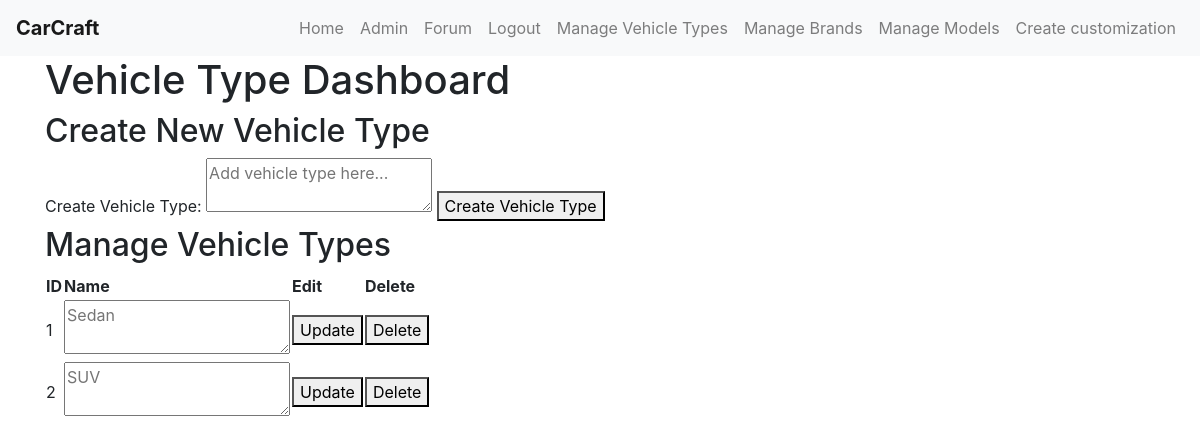
Before: /vehicle_type (signed in) with the older database file.
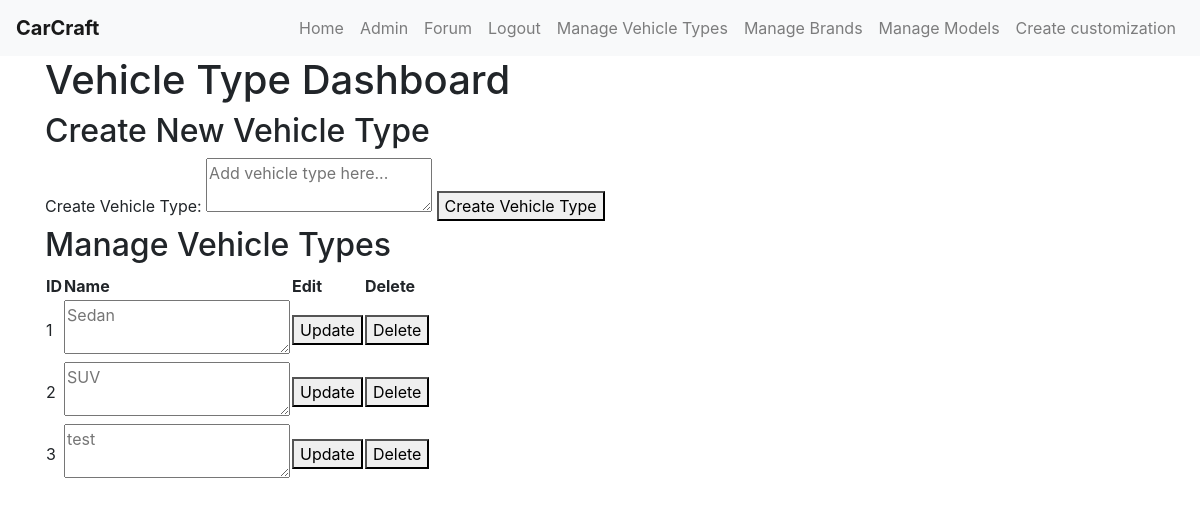
After: the same page with the newer database file.
### tables this page shows
CREATE TABLE vehicle_type (
    type_id INTEGER PRIMARY KEY AUTOINCREMENT,
    name VARCHAR(20) NOT NULL
);

### app.py (the view, shortened to what this page needs)
@app.route('/vehicle_type', methods=["GET", 'POST'])
@login_required
def vehicle_type():
    if not current_user.admin:
        flash('Access denied. Admin privileges required.')
        return redirect(url_for('home'))
    conn = get_db_connection()
    vehicle_types = conn.execute('SELECT * FROM vehicle_type').fetchall()
    conn.close()
    return render_template('vehicle_type.html', vehicle_types=vehicle_types)

### app.py (called while the page is built)
def get_db_connection():
    conn = sqlite3.connect(DATABASE)
    conn.row_factory = sqlite3.Row  # This enables column access by name: row['column_name']
    return conn

@login_manager.user_loader
def load_user(user_id):
    return User.get(user_id)

    @staticmethod
    def get(user_id):
        conn = get_db_connection()
        user_data = conn.execute('SELECT * FROM user WHERE user_id = ?', (user_id,)).fetchone()
        conn.close()
        if user_data:
            return User(
                user_id=user_data['user_id'],
                username=user_data['username'],
                email=user_data['email'],
                password_hash=user_data['password_hash'],
                admin=bool(user_data['admin'])
            )
        return None

### templates/vehicle_type.html
{% extends "base.html" %}
{% block content %}
    <h1> Vehicle Type Dashboard </h1>
    <h2> Create New Vehicle Type </h2>
    <form method="POST">
        <label for="name">Create Vehicle Type:</label>
        <textarea id="name" name="name" placeholder="Add vehicle type here..." maxlength="20" required></textarea>
        <button type="submit">Create Vehicle Type</button>
    </form>
    <h2> Manage Vehicle Types </h2>
    {% if vehicle_types %}
    <table>
        <thead>
            <th>ID</th>
            <th>Name</th>
            <th>Edit</th>
            <th>Delete</th>
        </thead>
        <tbody>
            {% for item in vehicle_types %}
                <tr>
                    <td> {{ item.type_id }} </td>
                        <form method="POST" action="{{ url_for('vehicle_type_edit', type_id=item.type_id) }}">
                            <td>
                                <textarea id="name" name="name" placeholder="{{ item.name }}" maxlength="20" required></textarea>
                            </td>
                            <td>
                                <button type="submit" onclick="return confirm('Are you sure you want to update this vehicle type?')">Update</button>
                            </td>
                        </form>
                    <td>
                        <form method="POST" action="{{ url_for('vehicle_type_delete', type_id=item.type_id) }}" style="display: inline;">
                            <button type="submit" onclick="return confirm('Are you sure you want to delete this vehicle type?')">Delete</button>
                        </form>
                    </td>
                </tr>
            {% endfor %}
        </tbody>
    </table>
    {% else %}
        <p> No vehicle types exist in the database. </p>
    {% endif %}
{% endblock %}

Changed rows visible on the page:
added vehicle_type: type_id "3", name "test"
